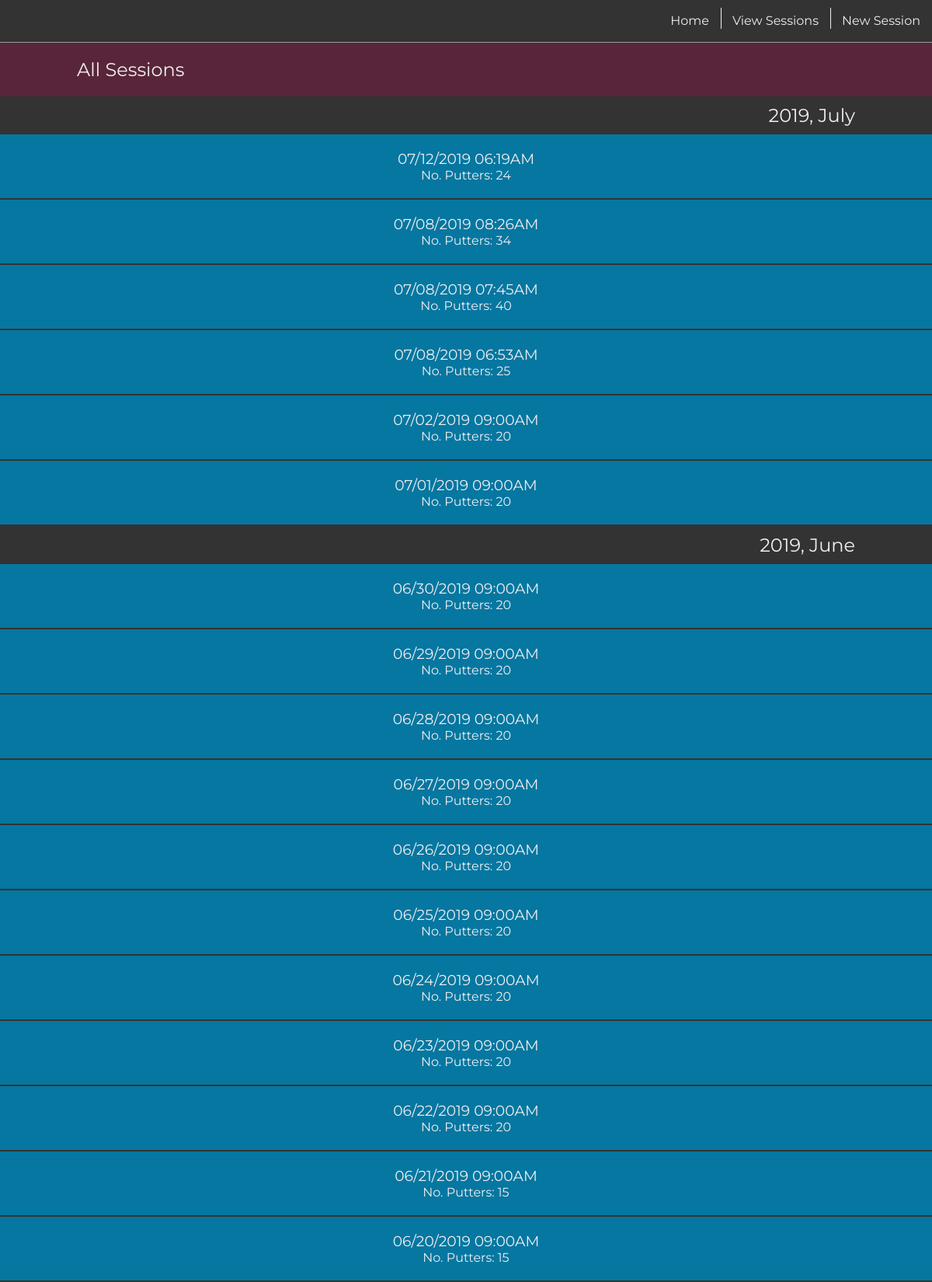
Page /puttsesh/view (signed in) on the committed database.
### model.py (models this page shows)
class PuttSesh(Model):
    user = ForeignKeyField(User, field=User.username, on_delete='CASCADE')
    date = DateTimeField()
    no_putters = IntegerField()
    class Meta:
        database = db

### main.py (the view)
@app.route('/puttsesh/view')
@login_required
def view_puttsesh():
    all_sessions = PuttSesh.select().order_by(PuttSesh.date.desc())
    return render_template('view_puttsesh.jinja2', all_sessions=all_sessions)

### main.py (called while the page is built)
def login_required(f):
    @wraps(f)
    def wrap(*args, **kwargs):
        if 'logged_in_user' in session:
            return f(*args, **kwargs)
        else:
            return redirect(url_for('login'))
    return wrap

@app.template_filter('strparsetime')
def string_parse_time_filter(value, date_format):
    return datetime.datetime.strptime(value, date_format)

### templates/view_puttsesh.jinja2
{% extends "base.jinja2" %}
{% block content %}
<div class='outer-container puttsesh-container'>
<div class='putt-avgs-header-container'>
    <h2 class="all-sessions-header">All Sessions</h2>
</div>
{% set month = namespace(m=all_sessions[0].date.strftime('%m-%Y')) %}
{% for session in all_sessions %}
    {% if session.date.strftime('%m-%Y') == month.m %}
        <h2 class='all-sessions-month'>{{ session.date.strftime('%Y, %B') }}</h2>
        {% if (session.date.strftime('%m')|int) - 1 < 1 %}
            {% set month.m = '12' + ((session.date.strftime('-%Y')|int + 1)|string) %}
        {% else %}
            {% if (month.m|strparsetime('%m-%Y')).strftime('%m')|int - 1 < 10 %}
                {% set month.m = '0' + ((session.date.strftime('%m')|int - 1)|string) + (session.date.strftime('-%Y')) %}
            {% else %}
                {% set month.m = ((session.date.strftime('%m')|int - 1)|string) + (session.date.strftime('-%Y')) %}
            {% endif %}
        {% endif %}
    {% endif %}
    <a class="puttsesh-link" href="{{ url_for('view_puttsesh_single', sesh_id=session.id) }}">
        <h3>{{ session.date.strftime('%m/%d/%Y %I:%M%p') }}</h3>
        <p>No. Putters: {{ session.no_putters }}</p>
    </a>
{% endfor %}
</div>
{% endblock content %}

### templates/base.jinja2 (shortened to what this page needs)
<!doctype html>
<html lang="en">
<head>
<link rel='stylesheet' href="{{ url_for('static', filename='css/main.css') }}">
</head>
<body>
	<nav>
		<a href="{{ url_for('home') }}">Home</a>
		<a href="{{ url_for('view_puttsesh') }}">View Sessions</a>
		{% if session.get('current_sesh_id') %}
			<a href="{{ url_for('current_puttsesh', sesh_id=session.get('current_sesh_id')) }}">Current Puttsesh</a>
		{% else %}
			<a href="{{ url_for('new_puttsesh') }}">New Session</a>
		{% endif %}
	</nav>
	{% block content %} {% endblock content %}
</body>
</html>

### static/css/main.css (style rules this page uses)
:root { --main-box-shadow: 1px 1px 3px 0px rgba(51, 51, 51, 0.15); --white-font: #efefef; --dark-grey-font: #333; --grey-font: #666; --light-grey-font: #ddd; --first-color: #59253a; --second-color: #78244c; --third-color: #895061; --fourth-color: #0677a1; --fifth-color: #2d4159; --transition-time: 300ms; --header-padding: 20px 0; --header-left-margin: 0 0 0 8.25vw; }
* { box-sizing: border-box; color: var(--white-font); font-family: 'Montserrat'; font-weight: normal; margin: 0; padding: 0; }
body { background: var(--dark-grey-font); }
nav { align-items: center; background: var(--dark-grey-font); border-bottom: outset 1px var(--white-font); display: flex; height: 55px; justify-content: flex-end; top: 0; width: 100%; z-index: 1; }
nav a { color: var(--white-font); height: 55px; line-height: 34px; padding: 10px 15px; position: relative; text-decoration: none; transition: var(--transition-time); }
nav a:not(:last-child)::after { content: ''; border-right: solid 1px var(--white-font); height: 27.5px; left: 0; position: absolute; transition: var(--transition-time); top: 13.75; width: 100%; }
.outer-container { align-items: center; display: flex; flex-direction: column; }
.putt-avgs-header-container { background: var(--first-color); padding: var(--header-padding); width: 100%; }
.putt-avgs-header-container h2 { margin: var(--header-left-margin); }
.puttsesh-container, .new-puttsesh-container { align-items: center; display: flex; flex-direction: column; }
.all-sessions-month { width: 100%; padding: 10px 8.25vw 10px 0; text-align: right; }
.puttsesh-link { background: var(--fourth-color); border-bottom: solid 2px var(--dark-grey-font); padding: 20px 0; text-decoration: none; transition: var(--transition-time); text-align: center; width: 100%; }

### rows in the picture
PuttSesh: date "2019, July", date "07/12/2019 06:19AM", no_putters "24"
PuttSesh: date "07/08/2019 08:26AM", no_putters "34"
PuttSesh: date "07/08/2019 07:45AM", no_putters "40"
PuttSesh: date "07/08/2019 06:53AM", no_putters "25"
PuttSesh: date "07/02/2019 09:00AM", no_putters "20"
PuttSesh: date "07/01/2019 09:00AM", no_putters "20"
PuttSesh: date "2019, June", date "06/30/2019 09:00AM", no_putters "20"
PuttSesh: date "06/29/2019 09:00AM", no_putters "20"
PuttSesh: date "06/28/2019 09:00AM", no_putters "20"
PuttSesh: date "06/27/2019 09:00AM", no_putters "20"
PuttSesh: date "06/26/2019 09:00AM", no_putters "20"
PuttSesh: date "06/25/2019 09:00AM", no_putters "20"
PuttSesh: date "06/24/2019 09:00AM", no_putters "20"
PuttSesh: date "06/23/2019 09:00AM", no_putters "20"
PuttSesh: date "06/22/2019 09:00AM", no_putters "20"
PuttSesh: date "06/21/2019 09:00AM", no_putters "15"
PuttSesh: date "06/20/2019 09:00AM", no_putters "15"
